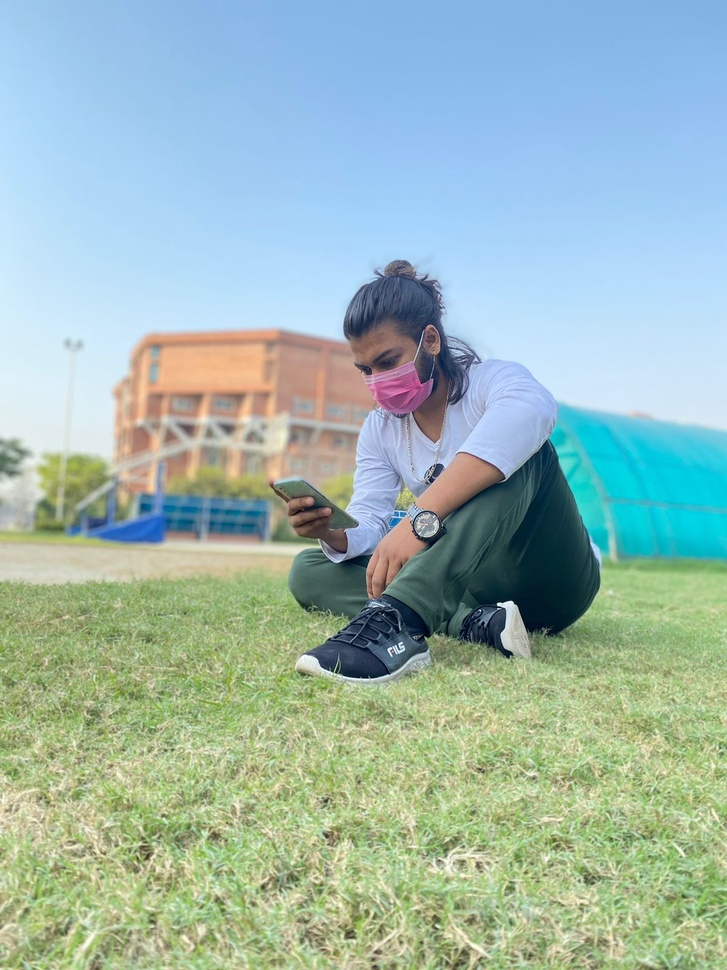
#> input picture WhatsApp Image 2021-10-26 at 6.43.24 PM.jpeg, 727 x 970 px, shrunk from 1200 x 1600 before the run, found by its file name
$ python Sketch_generation.py
#> lines starting #> are read from the running program, lines starting #| are printed output that depends on the picture
import cv2
img= cv2.imread("E:\pic\clz\WhatsApp Image 2021-10-26 at 6.43.24 PM.jpeg")
#> img is the input picture: shape (970, 727, 3); mean B, G, R 177.8, 183.9, 156.6
gr= cv2.cvtColor(img,cv2.COLOR_BGR2GRAY)
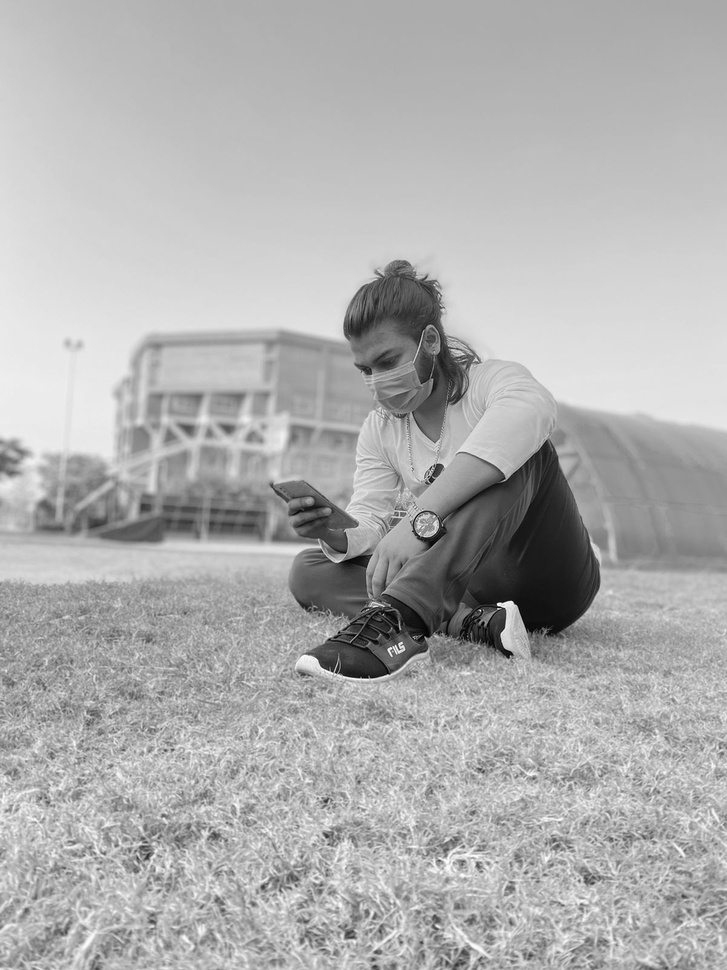
#> gr: shape (970, 727); min 3, max 253, mean 175
invert = cv2.bitwise_not(gr)
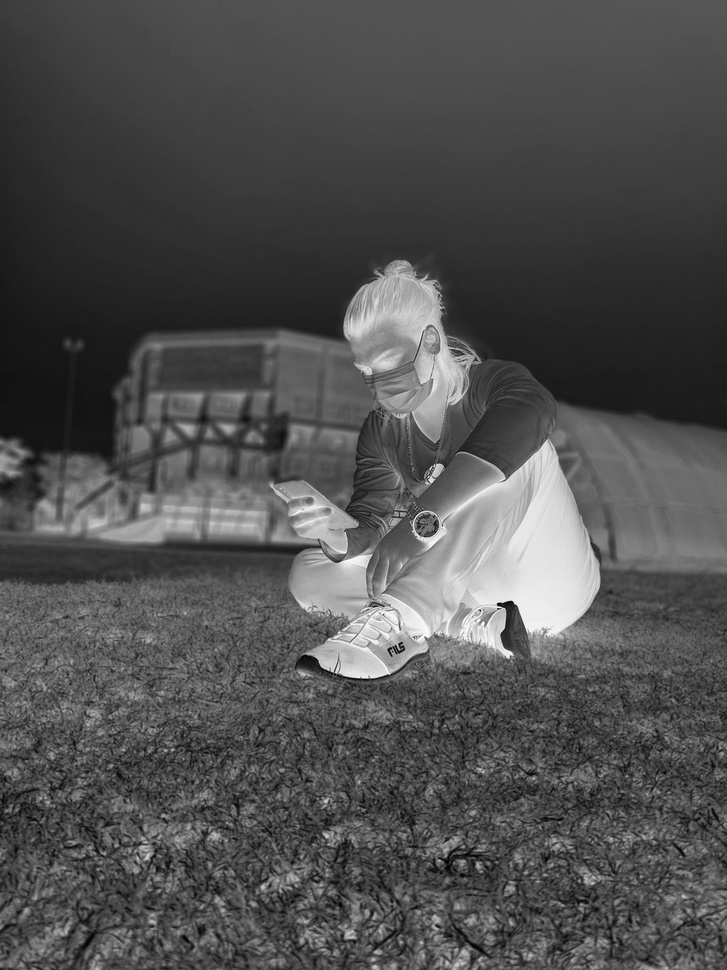
#> invert: shape (970, 727); min 2, max 252, mean 80
blur = cv2.GaussianBlur(invert,(21,21),0)
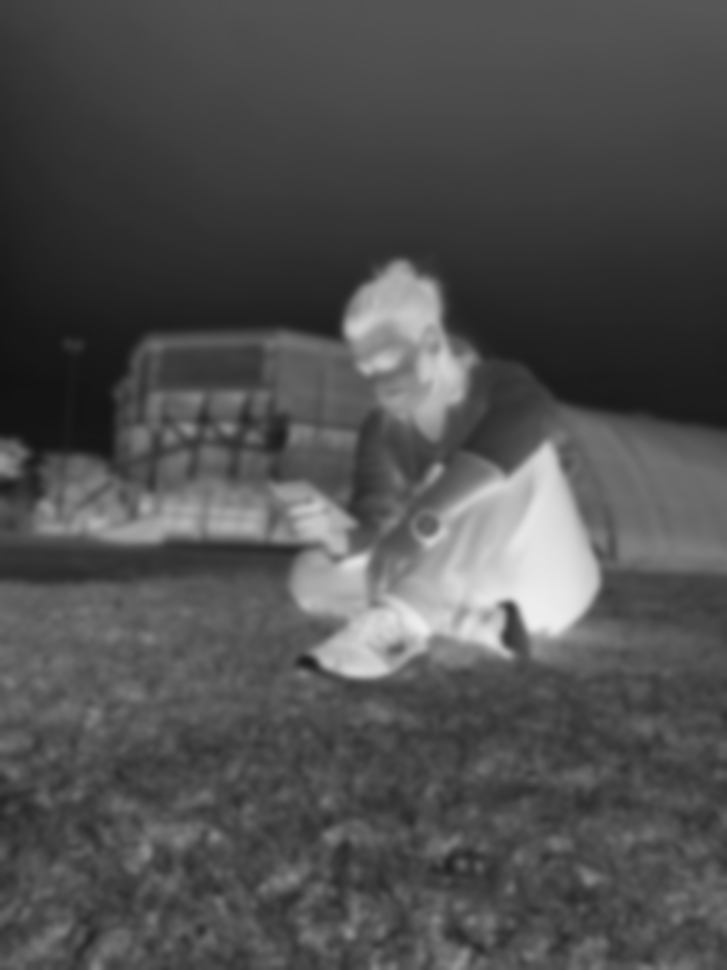
#> blur: shape (970, 727); min 18, max 239, mean 80
invertblur = cv2.bitwise_not(blur)
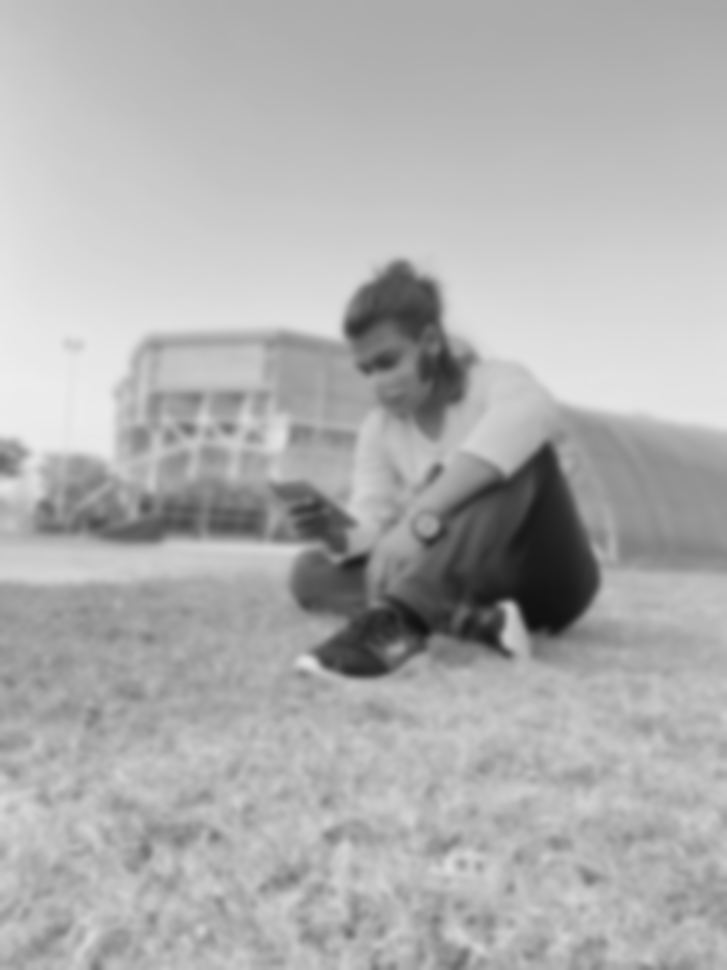
#> invertblur: shape (970, 727); min 16, max 237, mean 175
sketch= cv2.divide(gr,invertblur,scale=250.1000)
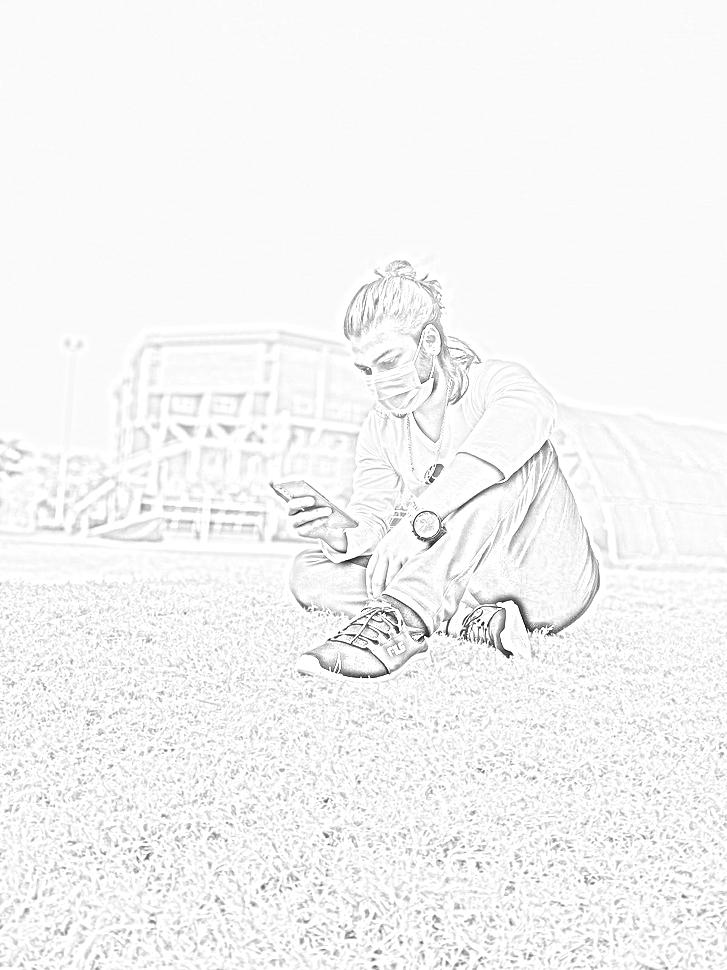
#> sketch: shape (970, 727); min 7, max 255, mean 244.9


cv2.imshow("original",img)
cv2.imshow("Sketch",sketch)
cv2.waitKey(0)
